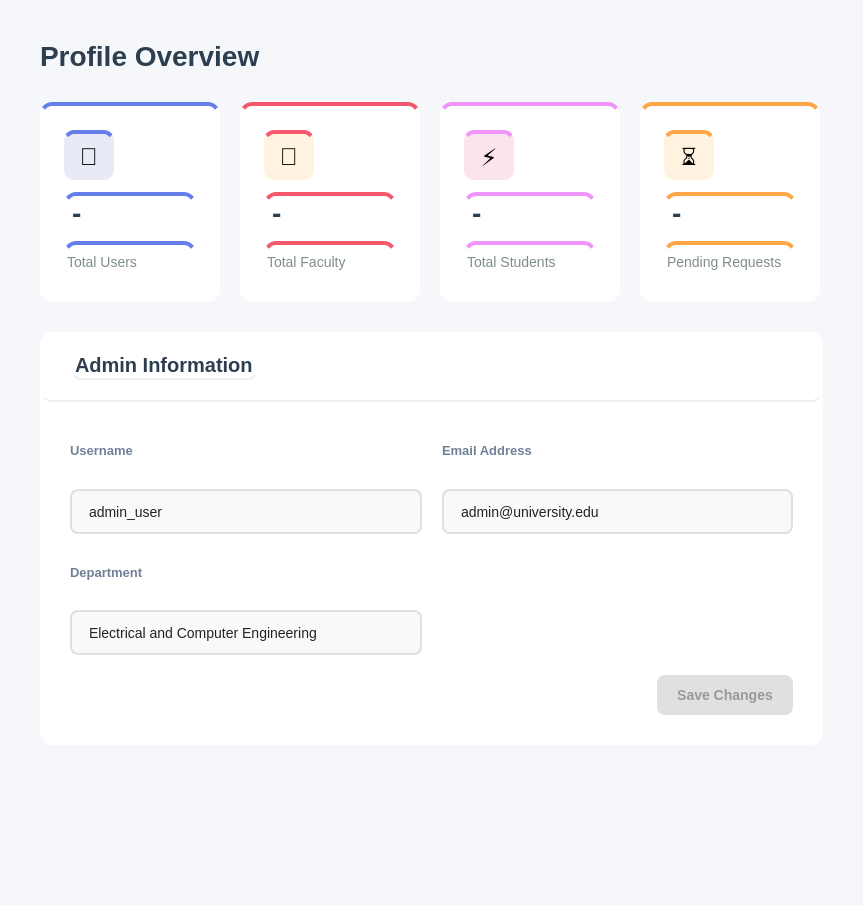
<?xml version="1.0" encoding="UTF-8"?>
<ui version="4.0">
 <class>Profile</class>
 <widget class="QWidget" name="Profile">
  <property name="geometry">
   <rect>
    <x>0</x>
    <y>0</y>
    <width>863</width>
    <height>905</height>
   </rect>
  </property>
  <property name="windowTitle">
   <string>Overview</string>
  </property>
  <property name="styleSheet">
   <string notr="true">background-color: #f5f7fa;</string>
  </property>
  <layout class="QVBoxLayout" name="mainLayout">
   <property name="spacing">
    <number>30</number>
   </property>
   <property name="leftMargin">
    <number>40</number>
   </property>
   <property name="topMargin">
    <number>40</number>
   </property>
   <property name="rightMargin">
    <number>40</number>
   </property>
   <property name="bottomMargin">
    <number>40</number>
   </property>
   <item>
    <widget class="QLabel" name="titleLabel">
     <property name="sizePolicy">
      <sizepolicy hsizetype="Fixed" vsizetype="Fixed">
       <horstretch>0</horstretch>
       <verstretch>0</verstretch>
      </sizepolicy>
     </property>
     <property name="styleSheet">
      <string notr="true">font-size: 28px; font-weight: bold; color: #2c3e50; background: transparent;</string>
     </property>
     <property name="text">
      <string>Profile Overview</string>
     </property>
    </widget>
   </item>
   <item>
    <layout class="QHBoxLayout" name="statsLayout">
     <property name="spacing">
      <number>20</number>
     </property>
     <item>
      <widget class="QFrame" name="totalUsersFrame">
       <property name="minimumSize">
        <size>
         <width>0</width>
         <height>160</height>
        </size>
       </property>
       <property name="maximumSize">
        <size>
         <width>180</width>
         <height>200</height>
        </size>
       </property>
       <property name="styleSheet">
        <string notr="true">background-color: white; border-radius: 12px; border-top: 4px solid #667eea;</string>
       </property>
       <property name="frameShape">
        <enum>QFrame::Shape::StyledPanel</enum>
       </property>
       <layout class="QVBoxLayout" name="totalUsersLayout">
        <property name="spacing">
         <number>12</number>
        </property>
        <property name="leftMargin">
         <number>24</number>
        </property>
        <property name="topMargin">
         <number>24</number>
        </property>
        <property name="rightMargin">
         <number>24</number>
        </property>
        <property name="bottomMargin">
         <number>24</number>
        </property>
        <item>
         <widget class="QLabel" name="totalUsersIcon">
          <property name="minimumSize">
           <size>
            <width>50</width>
            <height>50</height>
           </size>
          </property>
          <property name="maximumSize">
           <size>
            <width>50</width>
            <height>50</height>
           </size>
          </property>
          <property name="styleSheet">
           <string notr="true">background-color: #e8eaf6; border-radius: 10px; font-size: 24px;</string>
          </property>
          <property name="text">
           <string>👥</string>
          </property>
          <property name="alignment">
           <set>Qt::AlignmentFlag::AlignCenter</set>
          </property>
         </widget>
        </item>
        <item>
         <widget class="QLabel" name="totalUsersValue">
          <property name="styleSheet">
           <string notr="true">font-size: 28px; font-weight: bold; color: #2c3e50; background: transparent;</string>
          </property>
          <property name="text">
           <string>-</string>
          </property>
         </widget>
        </item>
        <item>
         <widget class="QLabel" name="totalUsersLabel">
          <property name="styleSheet">
           <string notr="true">font-size: 14px; color: #7f8c8d; background: transparent;</string>
          </property>
          <property name="text">
           <string>Total Users</string>
          </property>
         </widget>
        </item>
       </layout>
      </widget>
     </item>
     <item>
      <widget class="QFrame" name="pendingRequestsFrame_2">
       <property name="minimumSize">
        <size>
         <width>0</width>
         <height>160</height>
        </size>
       </property>
       <property name="maximumSize">
        <size>
         <width>180</width>
         <height>200</height>
        </size>
       </property>
       <property name="styleSheet">
        <string notr="true">background-color: white;
border-radius: 12px;
border-top: 4px solid #f5576c;  /* same color as Edit Profile button */
</string>
       </property>
       <property name="frameShape">
        <enum>QFrame::Shape::StyledPanel</enum>
       </property>
       <layout class="QVBoxLayout" name="pendingRequestsLayout_2">
        <property name="spacing">
         <number>12</number>
        </property>
        <property name="leftMargin">
         <number>24</number>
        </property>
        <property name="topMargin">
         <number>24</number>
        </property>
        <property name="rightMargin">
         <number>24</number>
        </property>
        <property name="bottomMargin">
         <number>24</number>
        </property>
        <item>
         <widget class="QLabel" name="pendingRequestsIcon_2">
          <property name="minimumSize">
           <size>
            <width>50</width>
            <height>50</height>
           </size>
          </property>
          <property name="maximumSize">
           <size>
            <width>50</width>
            <height>50</height>
           </size>
          </property>
          <property name="styleSheet">
           <string notr="true">background-color: #fff3e0; border-radius: 10px; font-size: 24px;</string>
          </property>
          <property name="text">
           <string>📔</string>
          </property>
          <property name="alignment">
           <set>Qt::AlignmentFlag::AlignCenter</set>
          </property>
         </widget>
        </item>
        <item>
         <widget class="QLabel" name="pendingRequestsValue_2">
          <property name="styleSheet">
           <string notr="true">font-size: 28px; font-weight: bold; color: #2c3e50; background: transparent;</string>
          </property>
          <property name="text">
           <string>-</string>
          </property>
         </widget>
        </item>
        <item>
         <widget class="QLabel" name="pendingRequestsLabel_2">
          <property name="styleSheet">
           <string notr="true">font-size: 14px; color: #7f8c8d; background: transparent;</string>
          </property>
          <property name="text">
           <string>Total Faculty</string>
          </property>
         </widget>
        </item>
       </layout>
      </widget>
     </item>
     <item>
      <widget class="QFrame" name="totalStudentsFrame">
       <property name="minimumSize">
        <size>
         <width>0</width>
         <height>160</height>
        </size>
       </property>
       <property name="maximumSize">
        <size>
         <width>180</width>
         <height>200</height>
        </size>
       </property>
       <property name="styleSheet">
        <string notr="true">background-color: white; border-radius: 12px; border-top: 4px solid #f093fb;</string>
       </property>
       <property name="frameShape">
        <enum>QFrame::Shape::StyledPanel</enum>
       </property>
       <layout class="QVBoxLayout" name="totalStudentsLayout">
        <property name="spacing">
         <number>12</number>
        </property>
        <property name="leftMargin">
         <number>24</number>
        </property>
        <property name="topMargin">
         <number>24</number>
        </property>
        <property name="rightMargin">
         <number>24</number>
        </property>
        <property name="bottomMargin">
         <number>24</number>
        </property>
        <item>
         <widget class="QLabel" name="totalStudentsIcon">
          <property name="minimumSize">
           <size>
            <width>50</width>
            <height>50</height>
           </size>
          </property>
          <property name="maximumSize">
           <size>
            <width>50</width>
            <height>50</height>
           </size>
          </property>
          <property name="styleSheet">
           <string notr="true">background-color: #fce4ec; border-radius: 10px; font-size: 24px;</string>
          </property>
          <property name="text">
           <string>⚡</string>
          </property>
          <property name="alignment">
           <set>Qt::AlignmentFlag::AlignCenter</set>
          </property>
         </widget>
        </item>
        <item>
         <widget class="QLabel" name="totalStudentsValue">
          <property name="styleSheet">
           <string notr="true">font-size: 28px; font-weight: bold; color: #2c3e50; background: transparent;</string>
          </property>
          <property name="text">
           <string>-</string>
          </property>
         </widget>
        </item>
        <item>
         <widget class="QLabel" name="totalStudentsLabel">
          <property name="styleSheet">
           <string notr="true">font-size: 14px; color: #7f8c8d; background: transparent;</string>
          </property>
          <property name="text">
           <string>Total Students</string>
          </property>
         </widget>
        </item>
       </layout>
      </widget>
     </item>
     <item>
      <widget class="QFrame" name="pendingRequestsFrame">
       <property name="minimumSize">
        <size>
         <width>0</width>
         <height>160</height>
        </size>
       </property>
       <property name="maximumSize">
        <size>
         <width>180</width>
         <height>200</height>
        </size>
       </property>
       <property name="styleSheet">
        <string notr="true">background-color: white; border-radius: 12px; border-top: 4px solid #ffa647;</string>
       </property>
       <property name="frameShape">
        <enum>QFrame::Shape::StyledPanel</enum>
       </property>
       <layout class="QVBoxLayout" name="pendingRequestsLayout">
        <property name="spacing">
         <number>12</number>
        </property>
        <property name="leftMargin">
         <number>24</number>
        </property>
        <property name="topMargin">
         <number>24</number>
        </property>
        <property name="rightMargin">
         <number>24</number>
        </property>
        <property name="bottomMargin">
         <number>24</number>
        </property>
        <item>
         <widget class="QLabel" name="pendingRequestsIcon">
          <property name="minimumSize">
           <size>
            <width>50</width>
            <height>50</height>
           </size>
          </property>
          <property name="maximumSize">
           <size>
            <width>50</width>
            <height>50</height>
           </size>
          </property>
          <property name="styleSheet">
           <string notr="true">background-color: #fff3e0; border-radius: 10px; font-size: 24px;</string>
          </property>
          <property name="text">
           <string>⏳</string>
          </property>
          <property name="alignment">
           <set>Qt::AlignmentFlag::AlignCenter</set>
          </property>
         </widget>
        </item>
        <item>
         <widget class="QLabel" name="pendingRequestsValue">
          <property name="styleSheet">
           <string notr="true">font-size: 28px; font-weight: bold; color: #2c3e50; background: transparent;</string>
          </property>
          <property name="text">
           <string>-</string>
          </property>
         </widget>
        </item>
        <item>
         <widget class="QLabel" name="pendingRequestsLabel">
          <property name="styleSheet">
           <string notr="true">font-size: 14px; color: #7f8c8d; background: transparent;</string>
          </property>
          <property name="text">
           <string>Pending Requests</string>
          </property>
         </widget>
        </item>
       </layout>
      </widget>
     </item>
    </layout>
   </item>
   <item>
    <widget class="QFrame" name="adminInfoFrame">
     <property name="styleSheet">
      <string notr="true">background-color: white; border-radius: 12px;</string>
     </property>
     <property name="frameShape">
      <enum>QFrame::Shape::StyledPanel</enum>
     </property>
     <layout class="QVBoxLayout" name="adminInfoMainLayout">
      <property name="spacing">
       <number>0</number>
      </property>
      <property name="leftMargin">
       <number>0</number>
      </property>
      <property name="topMargin">
       <number>0</number>
      </property>
      <property name="rightMargin">
       <number>0</number>
      </property>
      <property name="bottomMargin">
       <number>0</number>
      </property>
      <item>
       <widget class="QFrame" name="adminInfoHeader">
        <property name="minimumSize">
         <size>
          <width>0</width>
          <height>70</height>
         </size>
        </property>
        <property name="maximumSize">
         <size>
          <width>16777215</width>
          <height>70</height>
         </size>
        </property>
        <property name="styleSheet">
         <string notr="true">background: transparent; border-bottom: 2px solid #f0f0f0;</string>
        </property>
        <property name="frameShape">
         <enum>QFrame::Shape::StyledPanel</enum>
        </property>
        <layout class="QHBoxLayout" name="adminInfoHeaderLayout">
         <property name="leftMargin">
          <number>30</number>
         </property>
         <property name="topMargin">
          <number>20</number>
         </property>
         <property name="rightMargin">
          <number>30</number>
         </property>
         <property name="bottomMargin">
          <number>20</number>
         </property>
         <item>
          <widget class="QLabel" name="adminInfoTitle">
           <property name="styleSheet">
            <string notr="true">font-size: 20px; font-weight: bold; color: #2c3e50; background: transparent;</string>
           </property>
           <property name="text">
            <string>Admin Information</string>
           </property>
          </widget>
         </item>
         <item>
          <spacer name="headerSpacer">
           <property name="orientation">
            <enum>Qt::Orientation::Horizontal</enum>
           </property>
           <property name="sizeHint" stdset="0">
            <size>
             <width>40</width>
             <height>20</height>
            </size>
           </property>
          </spacer>
         </item>
        </layout>
       </widget>
      </item>
      <item>
       <widget class="QWidget" name="adminInfoBody" native="true">
        <property name="styleSheet">
         <string notr="true">background: transparent;</string>
        </property>
        <layout class="QVBoxLayout" name="adminInfoBodyLayout">
         <property name="spacing">
          <number>20</number>
         </property>
         <property name="leftMargin">
          <number>30</number>
         </property>
         <property name="topMargin">
          <number>30</number>
         </property>
         <property name="rightMargin">
          <number>30</number>
         </property>
         <property name="bottomMargin">
          <number>30</number>
         </property>
         <item>
          <layout class="QGridLayout" name="fieldsGrid">
           <property name="spacing">
            <number>20</number>
           </property>
           <item row="1" column="1">
            <widget class="QLineEdit" name="lineEditEmail">
             <property name="enabled">
              <bool>true</bool>
             </property>
             <property name="minimumSize">
              <size>
               <width>0</width>
               <height>45</height>
              </size>
             </property>
             <property name="styleSheet">
              <string notr="true">QLineEdit {
    padding: 10px 15px;
    border: 2px solid #e0e0e0;
    border-radius: 8px;
    font-size: 14px;
    background-color: #f8f9fa;
    color: #222222;        /* slightly dark text */
}
/* Read-only state */
QLineEdit[readOnly=&quot;true&quot;] {
    background-color: #f0f0f0;       /* softer to indicate non-editable */
    color: #555555;                  /* slightly faded text */
}

</string>
             </property>
             <property name="text">
              <string>admin@university.edu</string>
             </property>
             <property name="readOnly">
              <bool>false</bool>
             </property>
            </widget>
           </item>
           <item row="3" column="0">
            <widget class="QLineEdit" name="lineEditDepartment">
             <property name="enabled">
              <bool>true</bool>
             </property>
             <property name="minimumSize">
              <size>
               <width>0</width>
               <height>45</height>
              </size>
             </property>
             <property name="styleSheet">
              <string notr="true">QLineEdit {
    padding: 10px 15px;
    border: 2px solid #e0e0e0;
    border-radius: 8px;
    font-size: 14px;
    background-color: #f8f9fa;
    color: #222222;        /* slightly dark text */
}
/* Read-only state */
QLineEdit[readOnly=&quot;true&quot;] {
    background-color: #f0f0f0;       /* softer to indicate non-editable */
    color: #555555;                  /* slightly faded text */
}

</string>
             </property>
             <property name="text">
              <string>Electrical and Computer Engineering</string>
             </property>
             <property name="readOnly">
              <bool>true</bool>
             </property>
            </widget>
           </item>
           <item row="0" column="1">
            <widget class="QLabel" name="labelEmail">
             <property name="styleSheet">
              <string notr="true">font-size: 13px; color: #718096; font-weight: bold; background: transparent;</string>
             </property>
             <property name="text">
              <string>Email Address</string>
             </property>
            </widget>
           </item>
           <item row="2" column="0">
            <widget class="QLabel" name="labelDepatment">
             <property name="styleSheet">
              <string notr="true">font-size: 13px; color: #718096; font-weight: bold; background: transparent;</string>
             </property>
             <property name="text">
              <string>Department</string>
             </property>
            </widget>
           </item>
           <item row="1" column="0">
            <widget class="QLineEdit" name="lineEditName">
             <property name="enabled">
              <bool>true</bool>
             </property>
             <property name="minimumSize">
              <size>
               <width>0</width>
               <height>45</height>
              </size>
             </property>
             <property name="styleSheet">
              <string notr="true">QLineEdit {
    padding: 10px 15px;
    border: 2px solid #e0e0e0;
    border-radius: 8px;
    font-size: 14px;
    background-color: #f8f9fa;
    color: #222222;        /* slightly dark text */
}
/* Read-only state */
QLineEdit[readOnly=&quot;true&quot;] {
    background-color: #f0f0f0;       /* softer to indicate non-editable */
    color: #555555;                  /* slightly faded text */
}

</string>
             </property>
             <property name="text">
              <string>admin_user</string>
             </property>
             <property name="readOnly">
              <bool>true</bool>
             </property>
            </widget>
           </item>
           <item row="0" column="0">
            <widget class="QLabel" name="labelUsername">
             <property name="styleSheet">
              <string notr="true">font-size: 13px; color: #718096; font-weight: bold; background: transparent;</string>
             </property>
             <property name="text">
              <string>Username</string>
             </property>
            </widget>
           </item>
          </layout>
         </item>
         <item>
          <layout class="QHBoxLayout" name="buttonsLayout">
           <item>
            <spacer name="buttonsSpacer">
             <property name="orientation">
              <enum>Qt::Orientation::Horizontal</enum>
             </property>
             <property name="sizeHint" stdset="0">
              <size>
               <width>40</width>
               <height>20</height>
              </size>
             </property>
            </spacer>
           </item>
           <item>
            <widget class="QPushButton" name="buttonSave">
             <property name="enabled">
              <bool>false</bool>
             </property>
             <property name="minimumSize">
              <size>
               <width>120</width>
               <height>40</height>
              </size>
             </property>
             <property name="cursor">
              <cursorShape>PointingHandCursor</cursorShape>
             </property>
             <property name="styleSheet">
              <string notr="true">QPushButton {
    background-color: #f5576c;
    color: white;
    border: none;
    border-radius: 8px;
    font-size: 14px;
    font-weight: bold;
    padding: 10px 20px;
}

QPushButton:hover {
    background-color: #e5475c;
}

QPushButton:pressed {
    background-color: #d93f53; /* slightly darker for click feedback */
}

QPushButton:disabled {
    background-color: #e0e0e0;
    color: #999999;
}
</string>
             </property>
             <property name="text">
              <string>Save Changes</string>
             </property>
            </widget>
           </item>
          </layout>
         </item>
        </layout>
       </widget>
      </item>
     </layout>
    </widget>
   </item>
   <item>
    <spacer name="verticalSpacer">
     <property name="orientation">
      <enum>Qt::Orientation::Vertical</enum>
     </property>
     <property name="sizeType">
      <enum>QSizePolicy::Policy::Maximum</enum>
     </property>
     <property name="sizeHint" stdset="0">
      <size>
       <width>20</width>
       <height>120</height>
      </size>
     </property>
    </spacer>
   </item>
  </layout>
 </widget>
 <resources/>
 <connections/>
</ui>
